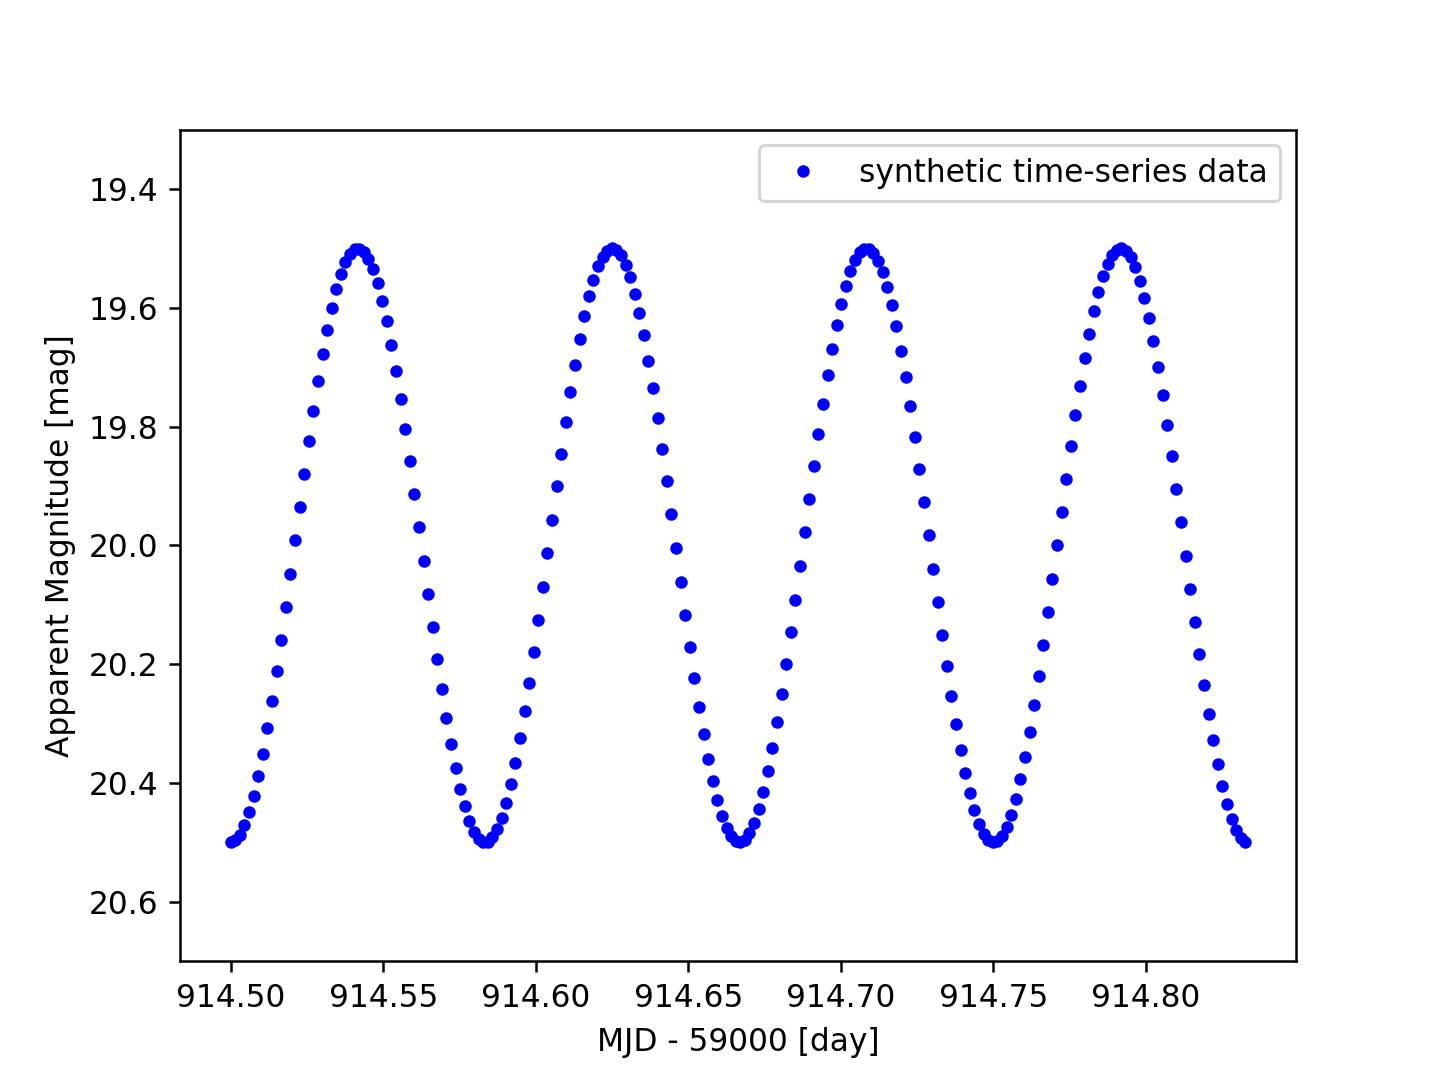

This chart was generated by the following Python code:
#!/usr/pkg/bin/python3.9

#
# Time-stamp: <2022/11/27 17:35:03 (CST) daisuke>
#

# importing matplotlib module
import matplotlib.figure
import matplotlib.backends.backend_agg

# importing numpy module
import numpy

# data file name
file_data = 'ai202209_s11_00_00.data'

# output file name
file_output = 'ai202209_s11_00_01.png'

# MJD offset
mjd_offset = 59000.0

# empty numpy arrays for storing data
data_mjd = numpy.array ([])
data_mag = numpy.array ([])

# opening file
with open (file_data, 'r') as fh:
    # reading file line-by-line
    for line in fh:
        # skipping line if the line starts with '#'
        if (line[0] == '#'):
            continue
        # removing line feed at the end of line
        line = line.strip ()
        # splitting data
        (datetime, mjd_str, mag_str) = line.split ()
        # conversion from string into float
        mjd = float (mjd_str)
        mag = float (mag_str)
        # appending the data at the end of numpy arrays
        data_mjd = numpy.append (data_mjd, mjd)
        data_mag = numpy.append (data_mag, mag)

# making objects "fig" and "ax"
fig    = matplotlib.figure.Figure ()
canvas = matplotlib.backends.backend_agg.FigureCanvasAgg (fig)
ax     = fig.add_subplot (111)

# labels
ax.set_xlabel ('MJD - 59000 [day]')
ax.set_ylabel ('Apparent Magnitude [mag]')

# range
ax.set_ylim (19.3, 20.7)
ax.invert_yaxis ()

# plotting data
ax.plot (data_mjd - mjd_offset, data_mag, \
         linestyle='None', marker='o', markersize=3, color='blue', \
         label='synthetic time-series data')
ax.legend ()

# saving the plot into a file
fig.savefig (file_output, dpi=225)
